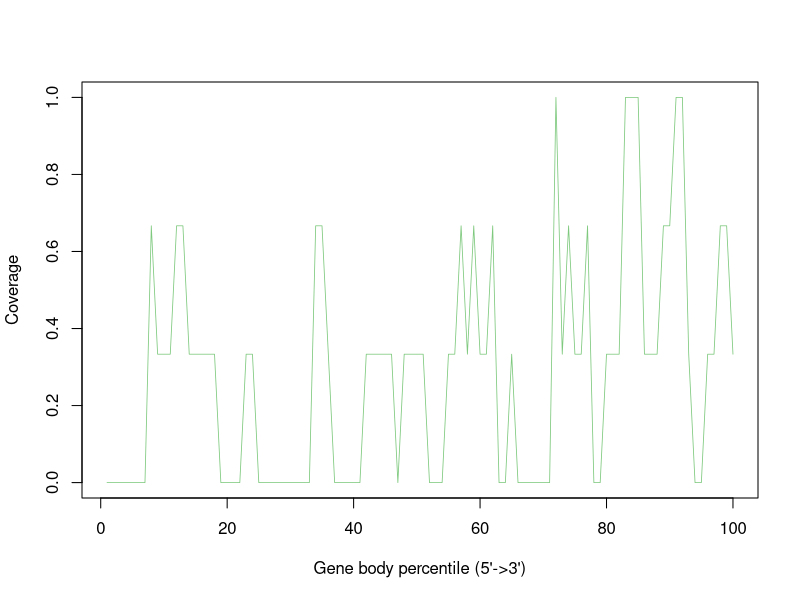

The R source for this figure:
Mmus_C57_6J_LVR_FLT_I_Rep1_M21_Aligned.sortedByCoord_sorted.out <- c(0.0,0.0,0.0,0.0,0.0,0.0,0.0,0.6666666666666666,0.3333333333333333,0.3333333333333333,0.3333333333333333,0.6666666666666666,0.6666666666666666,0.3333333333333333,0.3333333333333333,0.3333333333333333,0.3333333333333333,0.3333333333333333,0.0,0.0,0.0,0.0,0.3333333333333333,0.3333333333333333,0.0,0.0,0.0,0.0,0.0,0.0,0.0,0.0,0.0,0.6666666666666666,0.6666666666666666,0.3333333333333333,0.0,0.0,0.0,0.0,0.0,0.3333333333333333,0.3333333333333333,0.3333333333333333,0.3333333333333333,0.3333333333333333,0.0,0.3333333333333333,0.3333333333333333,0.3333333333333333,0.3333333333333333,0.0,0.0,0.0,0.3333333333333333,0.3333333333333333,0.6666666666666666,0.3333333333333333,0.6666666666666666,0.3333333333333333,0.3333333333333333,0.6666666666666666,0.0,0.0,0.3333333333333333,0.0,0.0,0.0,0.0,0.0,0.0,1.0,0.3333333333333333,0.6666666666666666,0.3333333333333333,0.3333333333333333,0.6666666666666666,0.0,0.0,0.3333333333333333,0.3333333333333333,0.3333333333333333,1.0,1.0,1.0,0.3333333333333333,0.3333333333333333,0.3333333333333333,0.6666666666666666,0.6666666666666666,1.0,1.0,0.3333333333333333,0.0,0.0,0.3333333333333333,0.3333333333333333,0.6666666666666666,0.6666666666666666,0.3333333333333333)


pdf("Mmus_C57-6J_LVR_FLT_I_Rep1_M21.geneBodyCoverage.curves.pdf")
x=1:100
icolor = colorRampPalette(c("#7fc97f","#beaed4","#fdc086","#ffff99","#386cb0","#f0027f"))(1)
plot(x,Mmus_C57_6J_LVR_FLT_I_Rep1_M21_Aligned.sortedByCoord_sorted.out,type='l',xlab="Gene body percentile (5'->3')", ylab="Coverage",lwd=0.8,col=icolor[1])
dev.off()
